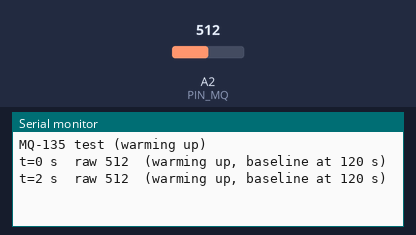
Simulated run of this sketch. Board: Arduino Uno, built with avr-gcc and run on an emulated ATmega328P. Shown: the last lines printed to the serial monitor. Inputs (shaded band) come from the test bench; at power-on: A2 (PIN_MQ) = 512.

Above: at 2.8 s.
2.9 s: A2 (PIN_MQ) set to 716
At 5.2 s:
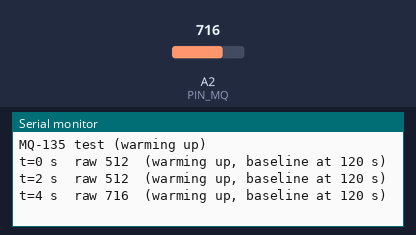
5.6 s: A2 (PIN_MQ) set to 900
At 7.1 s:
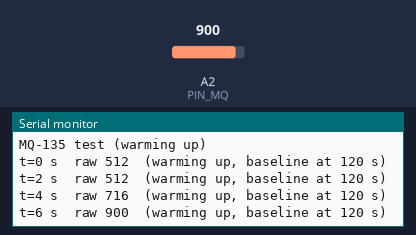
Timing chart, 0 to 8.6 s (numbered marks = the images above; inputs shaded):
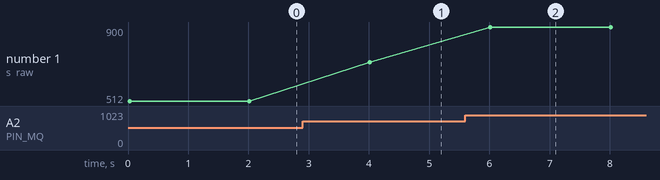

Measured:
- after the input at 2.9 s, the serial monitor: prints a new line after 1.1 s (image 1)
- after the input at 5.6 s, the serial monitor: prints a new line after 0.41 s (image 2)
- plotted number 1: 512 → 716 after the input at 2.9 s, 716 → 900 after the input at 5.6 s

The sketch:

t10_mq135.ino
```cpp
// TEST 10 (optional): MQ 135 gas sensor
// Wiring: VCC 5V, GND, AO -> A2. The heater gets warm: this is normal.
// Serial Monitor 9600 baud. Prints the raw value every 2 s.
// Expect: the value drifts for the first minutes while the heater warms up; a brand new sensor
// needs about 24 hours of first time warm up before its readings settle.
// Hold an open bottle of ammonia based cleaner (or urea fertiliser solution) near it: the value rises.
// The raw value is relative, not ppm; use it only to compare "normal" with "ammonia present".

const uint8_t PIN_MQ = A2;
int baseline = -1;

void setup() {
  Serial.begin(9600);
  Serial.println(F("MQ-135 test (warming up)"));
}

void loop() {
  int v = analogRead(PIN_MQ);
  unsigned long s = millis() / 1000;
  if (s > 120 && baseline < 0) baseline = v;          // take clean air baseline after 2 minutes
  Serial.print(F("t=")); Serial.print(s); Serial.print(F(" s  raw ")); Serial.print(v);
  if (baseline >= 0) {
    Serial.print(F("  change from clean air ")); Serial.print(v - baseline);
  } else {
    Serial.print(F("  (warming up, baseline at 120 s)"));
  }
  Serial.println();
  delay(2000);
}
```
